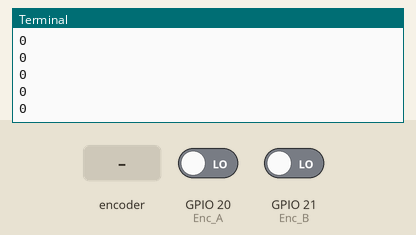
This program was run on a simulated Raspberry Pi (BCM pin numbers). On the bench: the last lines printed to the terminal. The inputs (shaded band) are chosen by the test bench; at power-on: GPIO 20 (Enc_A) LOW, GPIO 21 (Enc_B) LOW.

Above: at 1.2 s.
1.3 s: rotary encoder on GPIO 20 (Enc_A) / GPIO 21 (Enc_B) turned 1 step (first pin leading)
At 2.2 s:
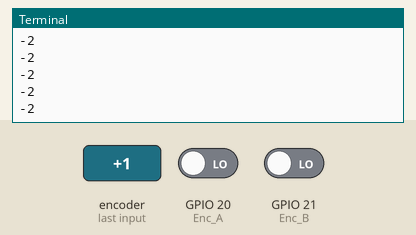
3.0 s: rotary encoder on GPIO 20 (Enc_A) / GPIO 21 (Enc_B) turned 1 step (first pin leading)
At 3.6 s:
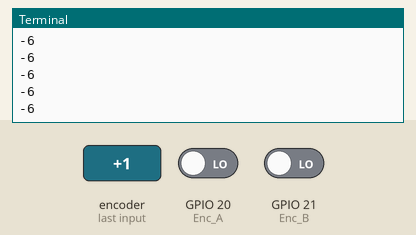
Timing chart, 0 to 6.0 s (numbered marks = the images above; inputs shaded):
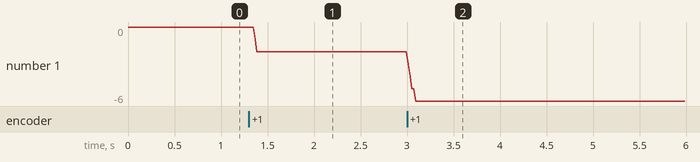

Measured:
- after the input at 1.3 s, the terminal: prints a new line after 0.07 s (image 1)
- after the input at 3.0 s, the terminal: prints a new line at once (image 2)
- plotted number 1: 0 → -2 after the input at 1.3 s, -2 → -6 after the input at 3.0 s

The program:

test2.py
```python
import RPi.GPIO as GPIO
import threading
from time import sleep
Enc_A = 20
Enc_B = 21
state = 0
Rotary_counter = 0

def init():
	GPIO.setwarnings(True)
	GPIO.setmode(GPIO.BCM)					# Use BCM mode
											# define the Encoder switch inputs
	GPIO.setup(Enc_A, GPIO.IN)
	GPIO.setup(Enc_B, GPIO.IN)
											# setup callback thread for the A and B encoder
											# use interrupts for all inputs
	GPIO.add_event_detect(Enc_A, GPIO.BOTH, callback=rotary_interrupt) 				# NO bouncetime
	GPIO.add_event_detect(Enc_B, GPIO.BOTH, callback=rotary_interrupt) 				# NO bouncetime
	return

def rotary_interrupt(A_or_B):
	global Rotary_counter, state
	s = state & 3
	if GPIO.input(Enc_A):
		 s = s|4
	if GPIO.input(Enc_B):
		 s = s|8
	if s == 0 or s == 5 or s == 10 or s == 15:
		pass
	elif s == 1 or s == 7 or s == 8 or s == 14:
		Rotary_counter = Rotary_counter + 1
	elif s == 2 or s == 4 or s == 11 or s == 13:
		Rotary_counter = Rotary_counter - 1
	elif s == 3 or s == 12:
		Rotary_counter = Rotary_counter + 2
	else:
		Rotary_counter = Rotary_counter - 2
	state = s >> 2
	return


# Main loop. Demonstrate reading, direction and speed of turning left/rignt
def main():
	global Rotary_counter
	init()
	#oldValue = 0
	while True:
		print Rotary_counter
		sleep(0.02)
		#oldValue = Rotary_counter
main()
```
